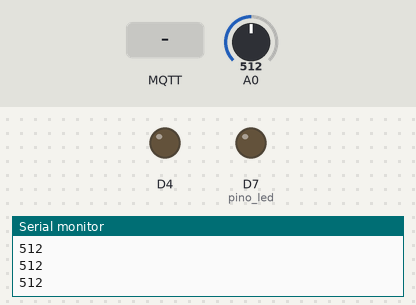
Simulated run of this sketch. Board: ESP8266 (NodeMCU). On the bench: output pins drawn as LEDs (lit = HIGH), the last lines printed to the serial monitor. The inputs (shaded band) are chosen by the test bench; at power-on: A0 = 512. WiFi joins after 1.5 s; servers stay silent unless stated; random numbers use the default seed unless the sketch sets one; no MQTT or app messages arrive unless stated.

Above: at 2.7 s.
2.8 s: MQTT message "true" arrives on the first subscribed topic
At 4.0 s:
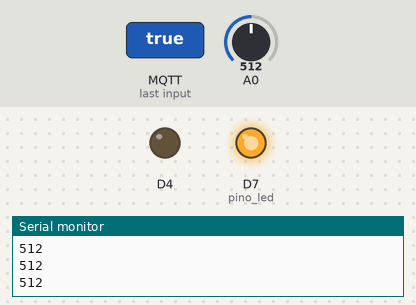
4.3 s: MQTT message "1" arrives on the first subscribed topic
At 5.2 s:
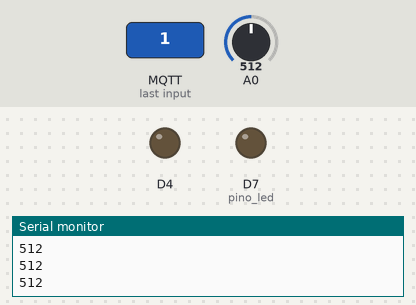
Timing chart, 0 to 7.3 s (numbered marks = the images above; inputs shaded):
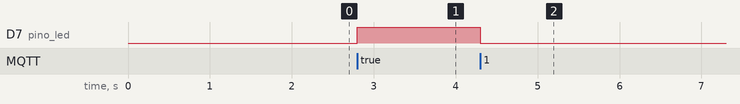

The sketch:

CodAula02.ino
```cpp
/* GUIÃO PARA AULA DE IOT
Realizar o tutorial até finalizar a instalação e conhecer a IDE do Arduino.
https://www.usinainfo.com.br/blog/programar-esp32-com-a-ide-arduino-tutorial-completo/

a) Instalação da biblioteca ESP32.

Continuar o tutorial anterior.

 b) Instalação da biblioteca ESP8266:
https://www.robocore.net/tutorials/como-programar-nodemcu-arduino-ide

c) Instalar a biblioteca PubSubClient by Nick O’Leary

d) Instalar a biblioteca "ArduinoJson" -- Versão 7.3.1
*/

//UTILIZAR O NODE-MCU-1.0


#include <ESP8266WiFi.h>
#include <PubSubClient.h>
#include <ArduinoJson.h>

const char* mqtt_server = "broker.emqx.io";
const char* ssid = "agents";
const char* password = "QgC9O8VucAByqvVu5Rruv1zdpqM66cd23KG4ElV7vZiJND580bzYvaHqz5k07G2";

const int pino_led = D7;

WiFiClient espClient;
PubSubClient client(espClient);

long lastTime = 0;
const int Msg_Size = 50;
char msg[Msg_Size];
int value = 0;


void setup_wifi() {
  Serial.println("Starting Setup Wifi");
  delay(10);
  // We start by connecting to a WiFi network
  Serial.println();
  Serial.print("Connecting to Wifi ");
   WiFi.begin(ssid, password);

  while (WiFi.status() != WL_CONNECTED) {
    delay(500);
    Serial.print(".");
  }
  randomSeed(micros());
  Serial.println("");
  Serial.println("WiFi connected");
}

void callback(String topic, byte* payload, unsigned int length) {

  String strPayload="";
  for (int i=0;i<length;i++) {
    strPayload = strPayload + (char)payload[i];
  }

  Serial.println(strPayload);
  if (strPayload == "true") {
    digitalWrite(pino_led, HIGH);
  } else {
    digitalWrite(pino_led, LOW);
  }

  // Allocate the JSON document
  JsonDocument doc;

  DeserializationError error = deserializeJson(doc, strPayload);

  if (error) {
    Serial.print("JSON deserialization failed: ");
    Serial.println(error.f_str());
    return;
  }

  if (topic == "IPB/IoT/Lab/Presence") {
    if (doc["Detection"] == 1) {
      digitalWrite(LED_BUILTIN, LOW);  // Turn on the LED
    } else {
      digitalWrite(LED_BUILTIN, HIGH); // Turn off the LED
    }
  }
  Serial.println();
}

void reconnect() {
  // Loop until we're reconnected
  while (!client.connected()) {
    Serial.print("Attempting MQTT connection...");
    // Create a random client ID
    String clientId = "AulaIoT-";
    clientId += String(random(0xffff), HEX);
    // Attempt to connect
    if(client.connect(clientId.c_str())) {
      Serial.println("connected to the Broker");
      client.subscribe("IPB/IoT/Aula02/PG/LED"); //Tópico que o ESP subscreve.
    } else {
      Serial.print("failed, rc=");
      Serial.print(client.state());
      Serial.println("try again in 5 seconds");
      delay(5000);
    }
  }
}

void setup() {
  Serial.begin(9600);
  pinMode(pino_led, OUTPUT);
  pinMode(BUILTIN_LED, OUTPUT);  // Initialize the BUILTIN_LED pin as an output
  Serial.println("\n Start Setup");
  setup_wifi();
  client.setServer(mqtt_server, 1883);
  client.setCallback(callback);
}


void loop() {
  while(WiFi.status() != WL_CONNECTED){ //Check Wifi connection
    WiFi.reconnect(); //If disconnected, try to reconnect
  }
  if(!client.connected()) {//Check Check Broker connection
    Serial.println("Node disconnected of Broker. Trying to connect.. ");
    reconnect(); //try reconect to broker.
  }
  client.loop();
  long now = millis();
  if (now - lastTime > 250) {
    lastTime = now;
    value = analogRead(A0);
    snprintf (msg, Msg_Size, "%d", value);
    Serial.println(msg);
    client.publish("IPB/IoT/Aula02/PG/Potenciometro", msg);
  }
}
```

Measured:
- after the input at 2.8 s, D7 (pino_led): LOW → HIGH at once
- after the input at 4.3 s, D7 (pino_led): HIGH → LOW at once
